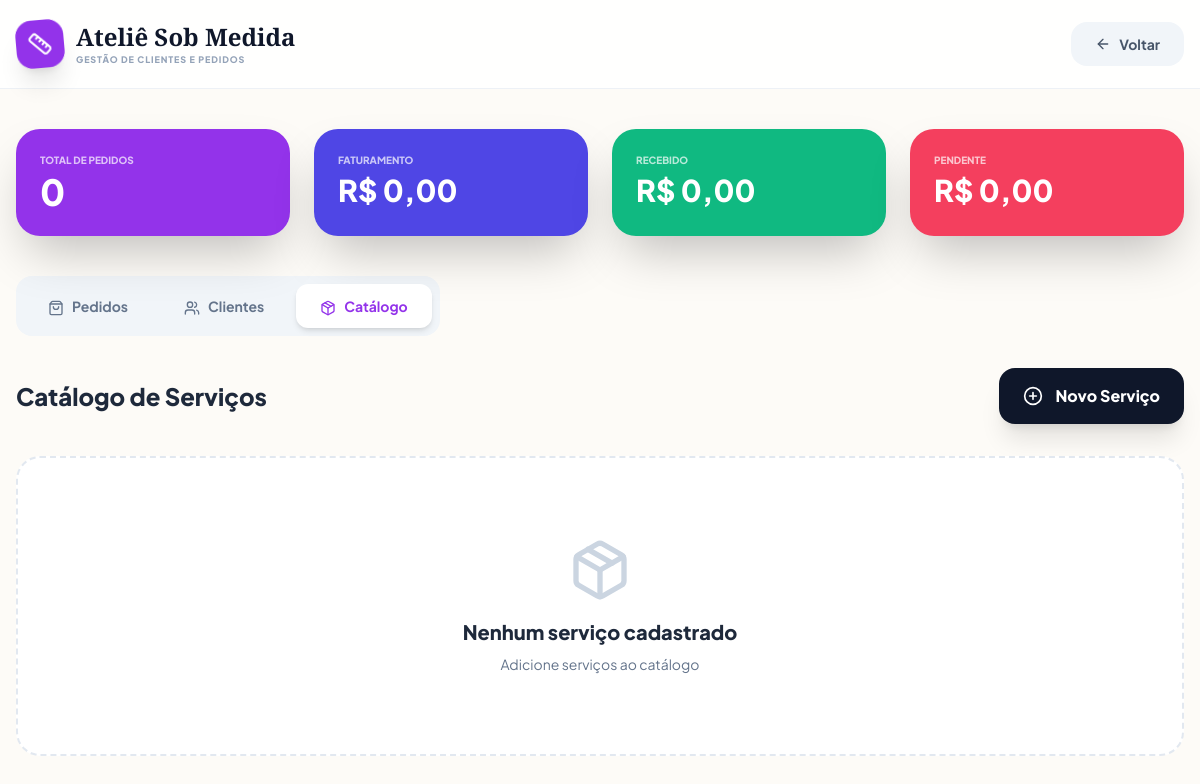
/atelie_sob_medida.php?view=catalogo (signed in), run on an earlier commit of the app's database.
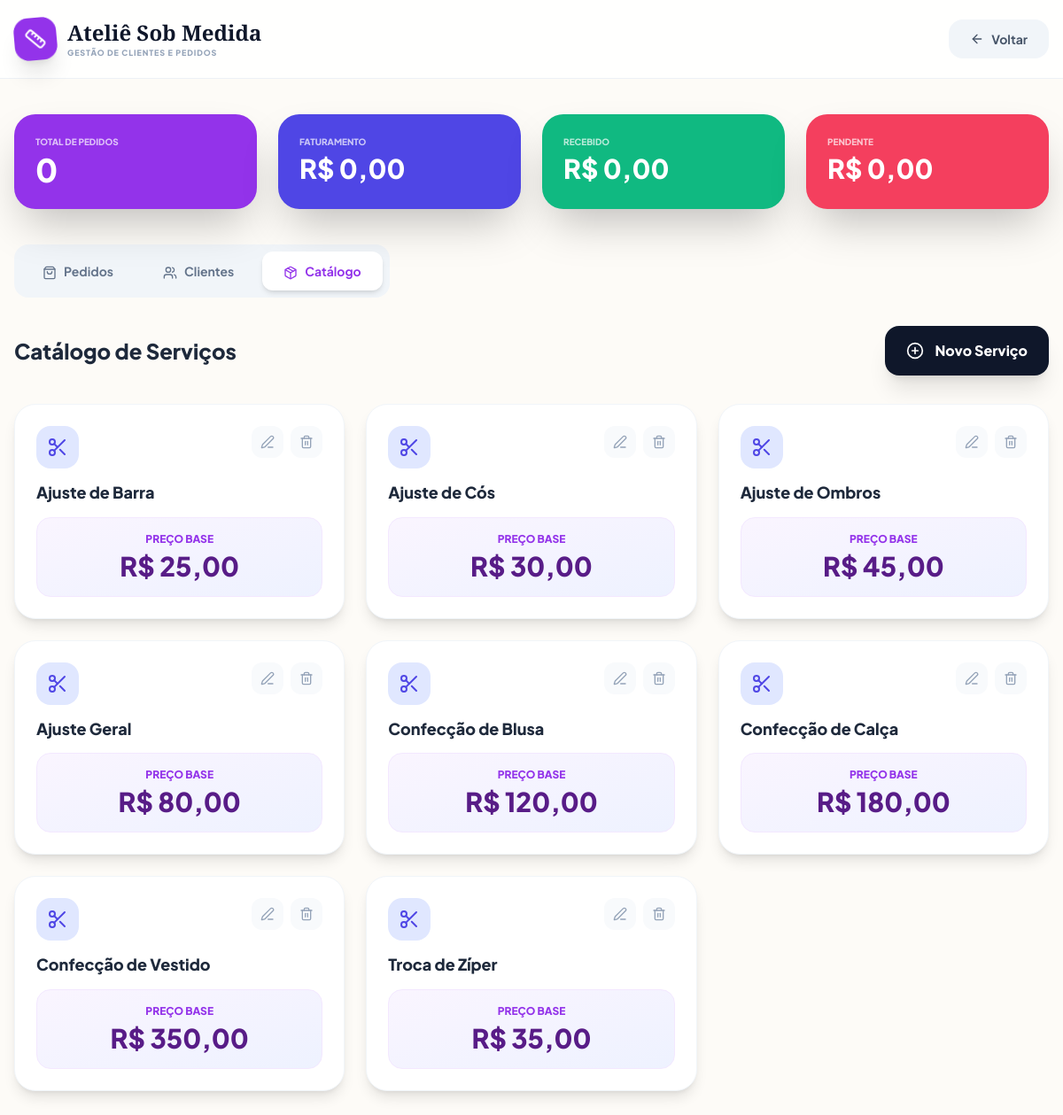
And on a later commit of the database.
### tables this page shows
CREATE TABLE IF NOT EXISTS `atelie_servicos_catalogo` (
    `id`            INT AUTO_INCREMENT PRIMARY KEY,
    `nome_servico`  VARCHAR(255)   NOT NULL,
    `preco_base`    DECIMAL(10,2)  NOT NULL DEFAULT 0.00
);

### src/controllers/AtelieController.php (called while the page is built, shortened)
<?php
class AtelieController
{
    public function listarCatalogo(): array
    {
        return $this->pdo
            ->query('SELECT * FROM atelie_servicos_catalogo ORDER BY nome_servico ASC')
            ->fetchAll();
    }
    public function resumoFinanceiro(): array
    {
        $row = $this->pdo->query(
            'SELECT
                COUNT(*)                                    AS total_pedidos,
                COALESCE(SUM(valor_total), 0)               AS faturamento,
                COALESCE(SUM(valor_pago), 0)                AS recebido,
                COALESCE(SUM(valor_total - valor_pago), 0)  AS pendente,
                SUM(status_entrega = "Pendente")            AS entrega_pendente,
                SUM(status_entrega = "Em Produção")         AS em_producao,
                SUM(status_entrega = "Entregue")            AS entregues
             FROM atelie_pedidos'
        )->fetch();
        return $row ?: [];
    }
}

### src/views/atelie/catalogo.php (the view, shortened to what this page needs)
<div class="flex justify-between items-center mb-8">
    <h2 class="text-2xl font-black text-slate-800">Catálogo de Serviços</h2>
    <button onclick="toggleModal('modalNovoServico')" class="bg-slate-900 text-white px-6 py-4 rounded-2xl font-black flex items-center gap-3 shadow-xl hover:bg-purple-600 transition-all">
        <i data-lucide="plus-circle" class="w-5 h-5"></i> Novo Serviço
    </button>
</div>
<div class="grid grid-cols-1 md:grid-cols-2 lg:grid-cols-3 xl:grid-cols-4 gap-6">
    <?php if (empty($catalogo)): ?>
        <div class="col-span-full bg-white border-2 border-dashed border-slate-200 rounded-3xl p-20 text-center">
            <i data-lucide="package" class="w-16 h-16 mx-auto mb-4 text-slate-300"></i>
            <h3 class="text-xl font-black text-slate-800 mb-2">Nenhum serviço cadastrado</h3>
            <p class="text-sm text-slate-500">Adicione serviços ao catálogo</p>
        </div>
    <?php else: ?>
        <?php foreach ($catalogo as $s): ?>
        <div class="bg-white rounded-3xl p-6 shadow-lg border border-slate-100 hover:border-purple-200 transition-all group">
            <div class="flex items-start justify-between mb-4">
                <div class="w-12 h-12 bg-indigo-100 rounded-2xl flex items-center justify-center text-indigo-600 group-hover:bg-purple-100 group-hover:text-purple-600 transition-all">
                    <i data-lucide="scissors" class="w-6 h-6"></i>
                </div>
                <div class="flex gap-2">
                    <button onclick="openEditarServico(<?= htmlspecialchars(json_encode($s)) ?>)" class="w-9 h-9 bg-slate-50 text-slate-400 rounded-xl hover:bg-indigo-50 hover:text-indigo-600 transition-all flex items-center justify-center">
                        <i data-lucide="edit-3" class="w-4 h-4"></i>
                    </button>
                    <form method="POST" onsubmit="return confirm('Excluir este serviço?')" class="inline">
                        <button type="submit" class="w-9 h-9 bg-slate-50 text-slate-400 rounded-xl hover:bg-rose-50 hover:text-rose-500 transition-all flex items-center justify-center">
                            <i data-lucide="trash-2" class="w-4 h-4"></i>
                        </button>
                    </form>
                </div>
            </div>
            <h3 class="text-lg font-black text-slate-800 mb-4 leading-tight"><?= htmlspecialchars($s['nome_servico']) ?></h3>
            <div class="bg-gradient-to-br from-purple-50 to-indigo-50 rounded-2xl p-4 text-center border border-purple-100">
                <span class="text-xs font-black uppercase text-purple-600 block mb-1">Preço Base</span>
                <span class="text-3xl font-black text-purple-900"><?= formatReal($s['preco_base']) ?></span>
            </div>
        </div>
        <?php endforeach; ?>
    <?php endif; ?>
</div>

### src/atelie_sob_medida.php (shortened to what this page needs)
<?php
require_once __DIR__ . '/controllers/AtelieController.php';
try {
    $dsn = sprintf(
        'mysql:host=%s;port=%s;dbname=%s;charset=utf8mb4',
        getenv('DB_HOST') ?: 'mysql',
        getenv('DB_PORT') ?: '3306',
        getenv('DB_DATABASE') ?: 'costureira_db'
    );
    $pdo = new PDO($dsn, getenv('DB_USERNAME') ?: 'costureira_user', getenv('DB_PASSWORD') ?: 'costureira_pass', [
        PDO::ATTR_ERRMODE => PDO::ERRMODE_EXCEPTION,
        PDO::ATTR_DEFAULT_FETCH_MODE => PDO::FETCH_ASSOC
    ]);
} catch (PDOException $e) {
    die('Erro de conexão: ' . $e->getMessage());
}
$controller = new AtelieController($pdo);
$activeView = $_GET['view'] ?? 'pedidos';
$catalogo = $controller->listarCatalogo();
$resumo = $controller->resumoFinanceiro();
function formatReal($v) { return 'R$ ' . number_format($v, 2, ',', '.'); }
?>
<!DOCTYPE html>
<html lang="pt-BR" class="h-full">
<head>
    <script src="https://cdn.tailwindcss.com"></script>
</head>
<body class="font-sans text-slate-900">
    <header class="glass sticky top-0 z-40 border-b border-slate-200/60 px-4 py-5">
        <div class="max-w-7xl mx-auto flex items-center justify-between">
            <div class="flex items-center gap-3">
                <a href="index.php" class="w-12 h-12 bg-purple-600 rounded-2xl flex items-center justify-center text-white shadow-xl rotate-[-5deg] hover:rotate-0 transition-transform">
                    <i data-lucide="ruler" class="w-6 h-6"></i>
                </a>
                <div>
                    <h1 class="font-serif text-2xl font-black text-slate-900">Ateliê Sob Medida</h1>
                    <p class="text-[9px] uppercase tracking-widest font-black text-slate-400">Gestão de Clientes e Pedidos</p>
                </div>
            </div>
            <a href="index.php" class="px-6 py-3 bg-slate-100 text-slate-600 rounded-2xl font-bold text-sm hover:bg-slate-200 transition-all flex items-center gap-2">
                <i data-lucide="arrow-left" class="w-4 h-4"></i> Voltar
            </a>
        </div>
    </header>
    <main class="max-w-7xl mx-auto px-4 pt-10 pb-20">
        <div class="grid grid-cols-1 sm:grid-cols-2 lg:grid-cols-4 gap-6 mb-10">
            <div class="bg-purple-600 p-6 rounded-3xl text-white shadow-2xl">
                <span class="text-[10px] font-black uppercase opacity-70 block mb-1">Total de Pedidos</span>
                <div class="text-4xl font-black"><?= $resumo['total_pedidos'] ?? 0 ?></div>
            </div>
            <div class="bg-indigo-600 p-6 rounded-3xl text-white shadow-2xl">
                <span class="text-[10px] font-black uppercase opacity-70 block mb-1">Faturamento</span>
                <div class="text-3xl font-black"><?= formatReal($resumo['faturamento'] ?? 0) ?></div>
            </div>
            <div class="bg-emerald-500 p-6 rounded-3xl text-white shadow-2xl">
                <span class="text-[10px] font-black uppercase opacity-70 block mb-1">Recebido</span>
                <div class="text-3xl font-black"><?= formatReal($resumo['recebido'] ?? 0) ?></div>
            </div>
            <div class="bg-rose-500 p-6 rounded-3xl text-white shadow-2xl">
                <span class="text-[10px] font-black uppercase opacity-70 block mb-1">Pendente</span>
                <div class="text-3xl font-black"><?= formatReal($resumo['pendente'] ?? 0) ?></div>
            </div>
        </div>
        <div class="flex gap-2 mb-8 bg-slate-100 p-2 rounded-2xl w-fit">
            <a href="?view=pedidos" class="px-6 py-3 rounded-xl font-bold text-sm transition-all <?= $activeView === 'pedidos' ? 'bg-white text-purple-600 shadow-md' : 'text-slate-500 hover:text-slate-800' ?>">
                <i data-lucide="shopping-bag" class="w-4 h-4 inline mr-2"></i>Pedidos
            </a>
            <a href="?view=clientes" class="px-6 py-3 rounded-xl font-bold text-sm transition-all <?= $activeView === 'clientes' ? 'bg-white text-purple-600 shadow-md' : 'text-slate-500 hover:text-slate-800' ?>">
                <i data-lucide="users" class="w-4 h-4 inline mr-2"></i>Clientes
            </a>
            <a href="?view=catalogo" class="px-6 py-3 rounded-xl font-bold text-sm transition-all <?= $activeView === 'catalogo' ? 'bg-white text-purple-600 shadow-md' : 'text-slate-500 hover:text-slate-800' ?>">
                <i data-lucide="package" class="w-4 h-4 inline mr-2"></i>Catálogo
            </a>
        </div>
        <?php if ($activeView === 'pedidos'): ?>
            <?php include __DIR__ . '/views/atelie/pedidos.php'; ?>
        <?php elseif ($activeView === 'clientes'): ?>
            <?php include __DIR__ . '/views/atelie/clientes.php'; ?>
        <?php elseif ($activeView === 'catalogo'): ?>
            <?php include __DIR__ . '/views/atelie/catalogo.php'; ?>
        <?php endif; ?>
    </main>
</body>
</html>

### src/atelie_sob_medida.php (style rules this page uses)
.glass { background: rgba(255, 255, 255, 0.85); backdrop-filter: blur(16px); }
body { background: #fdfbf7; }

What changed in the data, as far as the page shows it:
added atelie_servicos_catalogo: nome_servico "Ajuste de Barra", preco_base "R$ 25,00"
added atelie_servicos_catalogo: nome_servico "Ajuste de Cós", preco_base "R$ 30,00"
added atelie_servicos_catalogo: nome_servico "Ajuste de Ombros", preco_base "R$ 45,00"
added atelie_servicos_catalogo: nome_servico "Ajuste Geral", preco_base "R$ 80,00"
added atelie_servicos_catalogo: nome_servico "Confecção de Blusa", preco_base "R$ 120,00"
added atelie_servicos_catalogo: nome_servico "Confecção de Calça", preco_base "R$ 180,00"
added atelie_servicos_catalogo: nome_servico "Confecção de Vestido", preco_base "R$ 350,00"
added atelie_servicos_catalogo: nome_servico "Troca de Zíper", preco_base "R$ 35,00"
Also different on the page:
text no longer shown: "Nenhum serviço cadastrado Adicione serviços ao catálogo"
